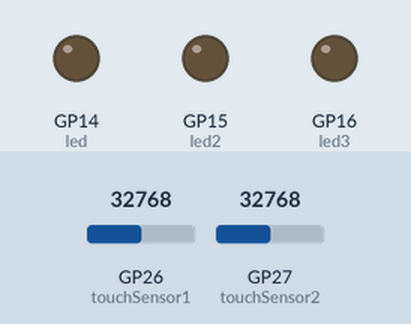
Bench run of a program on a simulated Raspberry Pi Pico running MicroPython. Parts: output pins drawn as LEDs (lit = HIGH). The test bench sets the inputs (shaded band); at power-on: GP26 (touchSensor1) = 32768, GP27 (touchSensor2) = 32768 (analog values on the 0–65535 scale).

Above: at 1.2 s.
1.3 s: GP26 (touchSensor1) set to 65535
At 2.0 s:
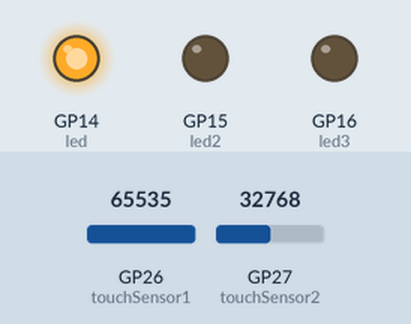
3.1 s: GP27 (touchSensor2) set to 65535
At 4.6 s:
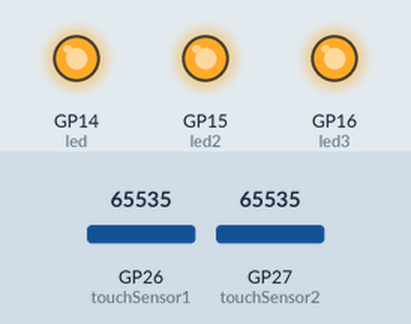
4.9 s: GP26 (touchSensor1) set to 57670
At 6.0 s:
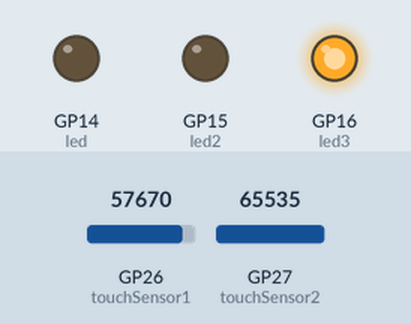
6.7 s: GP27 (touchSensor2) set to 57670
At 7.4 s:
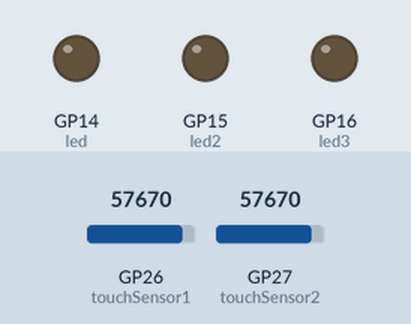
Timing chart, 0 to 9.5 s (numbered marks = the images above; inputs shaded):
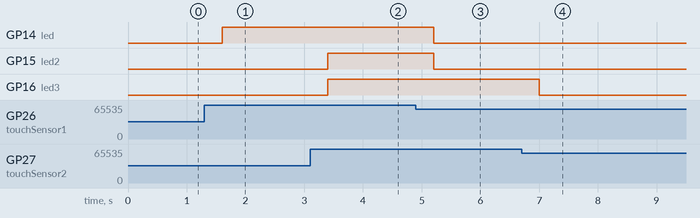

Measured:
- after the input at 1.3 s, GP14 (led): LOW → HIGH after 0.30 s
- after the input at 3.1 s, GP15 (led2), GP16 (led3): LOW → HIGH after 0.30 s
- after the input at 4.9 s, GP14 (led), GP15 (led2): HIGH → LOW after 0.30 s
- after the input at 6.7 s, GP16 (led3): HIGH → LOW after 0.30 s

The program:

Two_touch_sensors_LED_example.py
```python
import time
from machine import Pin, ADC

#LEDs connected to the following pins
led = Pin(14, Pin.OUT)
led2 = Pin(15, Pin.OUT)
led3 = Pin(16, Pin.OUT)

#touch sensors connected to the following pins
touchSensor1 = ADC(26)
touchSensor2 = ADC(27)

#Value required for touch sensor to be seen as active
active = 65535

while True:
    #take readings from the touch sensors
    reading1 = touchSensor1.read_u16()
    reading2 = touchSensor2.read_u16()

    time.sleep(0.2)

    #Checks to see if both sensors are active
    if reading1 == reading2 == active:
        led.value(1)
        led2.value(1)
        led3.value(1)

    #Otherwise is the right sensor active
    elif reading1 == active:
        led.value(1)
        led2.value(0)
        led3.value(0)

    #Otherwise is the left sensor active
    elif reading2 == active:
        led.value(0)
        led2.value(0)
        led3.value(1)

    #If neither sensors are active the LEDs are set of off.
    else:
        led.value(0)
        led2.value(0)
        led3.value(0)
        
```
